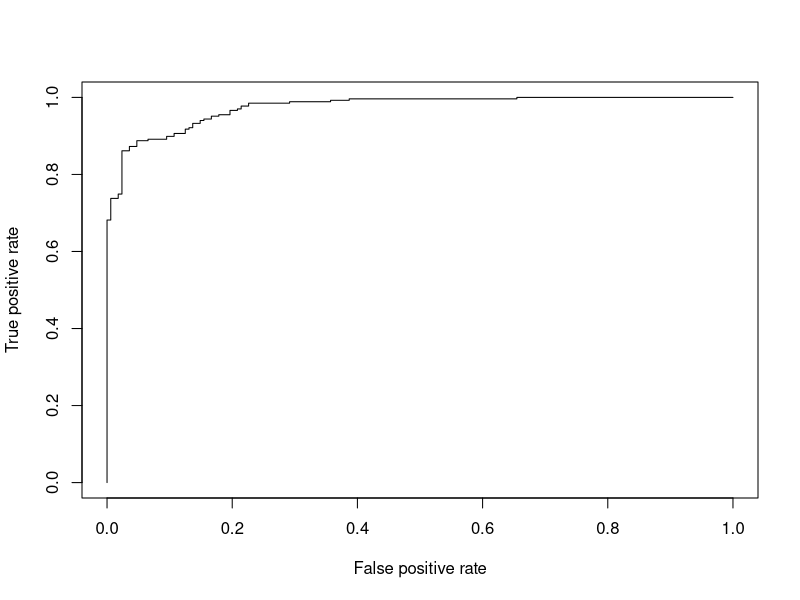

Recreate this plot in R.
library("mlbench")
library("e1071")
library(ROCR)

data(HouseVotes84, package = "mlbench")
model = naiveBayes(Class ~ ., data = HouseVotes84) # construit le mod?le Na?ve Bayes
pred = predict(model, HouseVotes84, type = "raw") # calcul les pr?visions
proba.pos=pred[,1] # probabilit? d'appartenir ? la classe positive
cl.pos=as.numeric(HouseVotes84[,1]=="democrat") # classe positive = democrat
prev=prediction(proba.pos,cl.pos)
perf= performance(prev,"tpr","fpr")
plot(perf)
